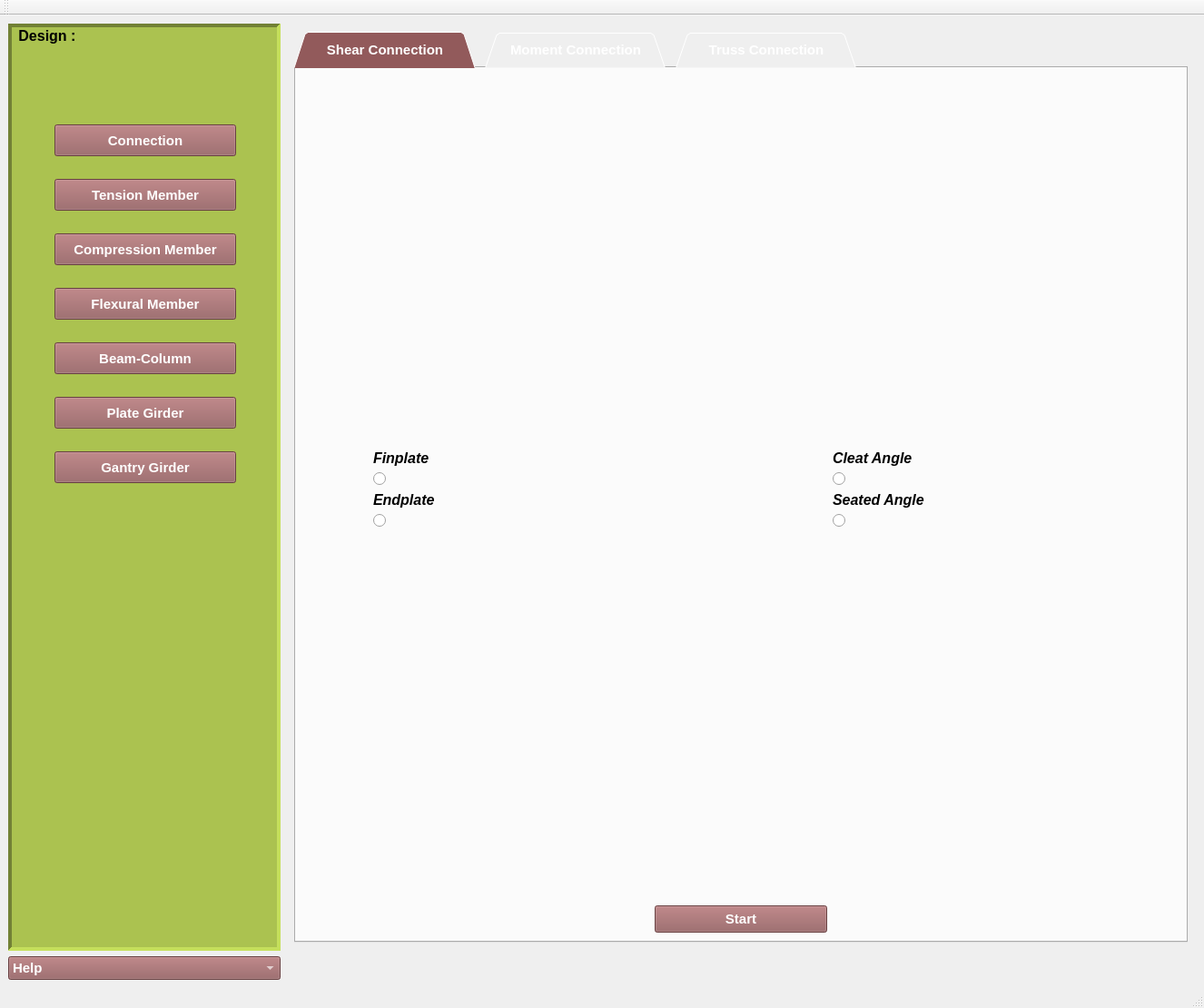
<?xml version="1.0" encoding="UTF-8"?>
<ui version="4.0">
 <class>MainWindow</class>
 <widget class="QMainWindow" name="MainWindow">
  <property name="windowModality">
   <enum>Qt::NonModal</enum>
  </property>
  <property name="geometry">
   <rect>
    <x>0</x>
    <y>0</y>
    <width>1326</width>
    <height>1110</height>
   </rect>
  </property>
  <property name="windowTitle">
   <string>Osdag</string>
  </property>
  <property name="windowIcon">
   <iconset resource="ResourceFiles/osdagMainPageIcons.qrc">
    <normaloff>:/newPrefix/images/Osdag.png</normaloff>:/newPrefix/images/Osdag.png</iconset>
  </property>
  <property name="styleSheet">
   <string notr="true">QWidget::showMaximised()</string>
  </property>
  <widget class="QWidget" name="centralwidget">
   <layout class="QGridLayout" name="gridLayout">
    <item row="0" column="0" colspan="2">
     <widget class="QListWidget" name="myListWidget">
      <property name="minimumSize">
       <size>
        <width>300</width>
        <height>0</height>
       </size>
      </property>
      <property name="palette">
       <palette>
        <active>
         <colorrole role="Button">
          <brush brushstyle="SolidPattern">
           <color alpha="255">
            <red>171</red>
            <green>194</green>
            <blue>80</blue>
           </color>
          </brush>
         </colorrole>
         <colorrole role="Base">
          <brush brushstyle="SolidPattern">
           <color alpha="255">
            <red>171</red>
            <green>194</green>
            <blue>80</blue>
           </color>
          </brush>
         </colorrole>
         <colorrole role="Window">
          <brush brushstyle="SolidPattern">
           <color alpha="255">
            <red>171</red>
            <green>194</green>
            <blue>80</blue>
           </color>
          </brush>
         </colorrole>
         <colorrole role="Highlight">
          <brush brushstyle="SolidPattern">
           <color alpha="255">
            <red>240</red>
            <green>84</green>
            <blue>69</blue>
           </color>
          </brush>
         </colorrole>
        </active>
        <inactive>
         <colorrole role="Button">
          <brush brushstyle="SolidPattern">
           <color alpha="255">
            <red>171</red>
            <green>194</green>
            <blue>80</blue>
           </color>
          </brush>
         </colorrole>
         <colorrole role="Base">
          <brush brushstyle="SolidPattern">
           <color alpha="255">
            <red>171</red>
            <green>194</green>
            <blue>80</blue>
           </color>
          </brush>
         </colorrole>
         <colorrole role="Window">
          <brush brushstyle="SolidPattern">
           <color alpha="255">
            <red>171</red>
            <green>194</green>
            <blue>80</blue>
           </color>
          </brush>
         </colorrole>
         <colorrole role="Highlight">
          <brush brushstyle="SolidPattern">
           <color alpha="255">
            <red>240</red>
            <green>84</green>
            <blue>69</blue>
           </color>
          </brush>
         </colorrole>
        </inactive>
        <disabled>
         <colorrole role="Button">
          <brush brushstyle="SolidPattern">
           <color alpha="255">
            <red>171</red>
            <green>194</green>
            <blue>80</blue>
           </color>
          </brush>
         </colorrole>
         <colorrole role="Base">
          <brush brushstyle="SolidPattern">
           <color alpha="255">
            <red>171</red>
            <green>194</green>
            <blue>80</blue>
           </color>
          </brush>
         </colorrole>
         <colorrole role="Window">
          <brush brushstyle="SolidPattern">
           <color alpha="255">
            <red>171</red>
            <green>194</green>
            <blue>80</blue>
           </color>
          </brush>
         </colorrole>
         <colorrole role="Highlight">
          <brush brushstyle="SolidPattern">
           <color alpha="255">
            <red>240</red>
            <green>240</green>
            <blue>240</blue>
           </color>
          </brush>
         </colorrole>
        </disabled>
       </palette>
      </property>
      <property name="focusPolicy">
       <enum>Qt::NoFocus</enum>
      </property>
      <property name="contextMenuPolicy">
       <enum>Qt::ActionsContextMenu</enum>
      </property>
      <property name="styleSheet">
       <string notr="true">QListWidget
{
background-color: #abc250 ;
}</string>
      </property>
      <property name="frameShape">
       <enum>QFrame::Panel</enum>
      </property>
      <property name="frameShadow">
       <enum>QFrame::Sunken</enum>
      </property>
      <property name="lineWidth">
       <number>4</number>
      </property>
      <property name="midLineWidth">
       <number>2</number>
      </property>
      <item>
       <property name="text">
        <string> Design :</string>
       </property>
       <property name="toolTip">
        <string/>
       </property>
       <property name="font">
        <font>
         <pointsize>12</pointsize>
         <weight>75</weight>
         <bold>true</bold>
        </font>
       </property>
      </item>
     </widget>
    </item>
    <item row="0" column="2">
     <widget class="QStackedWidget" name="myStackedWidget">
      <property name="font">
       <font>
        <pointsize>13</pointsize>
        <italic>false</italic>
       </font>
      </property>
      <property name="frameShape">
       <enum>QFrame::NoFrame</enum>
      </property>
      <property name="frameShadow">
       <enum>QFrame::Plain</enum>
      </property>
      <property name="currentIndex">
       <number>1</number>
      </property>
      <widget class="QWidget" name="Osdagpage">
       <layout class="QGridLayout" name="gridLayout_2">
        <item row="0" column="0" rowspan="2" colspan="2">
         <widget class="QLabel" name="lbl_OsdagHeader">
          <property name="minimumSize">
           <size>
            <width>800</width>
            <height>200</height>
           </size>
          </property>
          <property name="maximumSize">
           <size>
            <width>800</width>
            <height>200</height>
           </size>
          </property>
          <property name="text">
           <string/>
          </property>
          <property name="pixmap">
           <pixmap resource="ResourceFiles/osdagMainPageIcons.qrc">:/newPrefix/images/Osdag_header.png</pixmap>
          </property>
          <property name="scaledContents">
           <bool>true</bool>
          </property>
         </widget>
        </item>
        <item row="1" column="2" rowspan="2">
         <spacer name="verticalSpacer_6">
          <property name="orientation">
           <enum>Qt::Vertical</enum>
          </property>
          <property name="sizeHint" stdset="0">
           <size>
            <width>20</width>
            <height>738</height>
           </size>
          </property>
         </spacer>
        </item>
        <item row="2" column="0">
         <spacer name="verticalSpacer">
          <property name="orientation">
           <enum>Qt::Vertical</enum>
          </property>
          <property name="sizeHint" stdset="0">
           <size>
            <width>20</width>
            <height>646</height>
           </size>
          </property>
         </spacer>
        </item>
        <item row="3" column="0">
         <widget class="QLabel" name="lbl_fosseelogo">
          <property name="minimumSize">
           <size>
            <width>250</width>
            <height>92</height>
           </size>
          </property>
          <property name="maximumSize">
           <size>
            <width>250</width>
            <height>92</height>
           </size>
          </property>
          <property name="text">
           <string/>
          </property>
          <property name="pixmap">
           <pixmap resource="ResourceFiles/osdagMainPageIcons.qrc">:/newPrefix/images/Fossee_logo.png</pixmap>
          </property>
          <property name="scaledContents">
           <bool>true</bool>
          </property>
         </widget>
        </item>
        <item row="3" column="1">
         <spacer name="horizontalSpacer">
          <property name="orientation">
           <enum>Qt::Horizontal</enum>
          </property>
          <property name="sizeHint" stdset="0">
           <size>
            <width>532</width>
            <height>20</height>
           </size>
          </property>
         </spacer>
        </item>
        <item row="3" column="2">
         <widget class="QLabel" name="lbl_iitblogo">
          <property name="sizePolicy">
           <sizepolicy hsizetype="Preferred" vsizetype="Preferred">
            <horstretch>0</horstretch>
            <verstretch>0</verstretch>
           </sizepolicy>
          </property>
          <property name="minimumSize">
           <size>
            <width>100</width>
            <height>100</height>
           </size>
          </property>
          <property name="text">
           <string/>
          </property>
          <property name="pixmap">
           <pixmap resource="ResourceFiles/osdagMainPageIcons.qrc">:/newPrefix/images/logoiitb.png</pixmap>
          </property>
          <property name="scaledContents">
           <bool>false</bool>
          </property>
         </widget>
        </item>
       </layout>
      </widget>
      <widget class="QWidget" name="Connectionpage">
       <layout class="QHBoxLayout" name="horizontalLayout">
        <item>
         <widget class="QTabWidget" name="mytabWidget">
          <property name="sizePolicy">
           <sizepolicy hsizetype="Expanding" vsizetype="Expanding">
            <horstretch>0</horstretch>
            <verstretch>0</verstretch>
           </sizepolicy>
          </property>
          <property name="font">
           <font>
            <family>Arial</family>
            <pointsize>11</pointsize>
            <weight>75</weight>
            <bold>true</bold>
           </font>
          </property>
          <property name="focusPolicy">
           <enum>Qt::ClickFocus</enum>
          </property>
          <property name="styleSheet">
           <string notr="true">QTabBar::tab {
    margin-right: 10;
 }
QTabBar::tab::hover
{
   background-color: #d97f7f;
   color:#000000 ;
}

QTabBar::tab{
height: 40px;
width: 200px;
background-color: #925a5b;
color:#ffffff;
}
QTabBar::tab{
border-top-left-radius: 2px ;
border-top-right-radius: 2px ;
border-bottom-left-radius: 0px ;
border-bottom-right-radius: 0px ;
}
 </string>
          </property>
          <property name="tabShape">
           <enum>QTabWidget::Triangular</enum>
          </property>
          <property name="currentIndex">
           <number>0</number>
          </property>
          <property name="documentMode">
           <bool>false</bool>
          </property>
          <property name="tabsClosable">
           <bool>false</bool>
          </property>
          <property name="movable">
           <bool>false</bool>
          </property>
          <widget class="QWidget" name="tab1_shearconnection">
           <property name="font">
            <font>
             <italic>true</italic>
            </font>
           </property>
           <attribute name="title">
            <string>Shear Connection</string>
           </attribute>
           <layout class="QGridLayout" name="gridLayout_3">
            <item row="0" column="2">
             <spacer name="verticalSpacer_4">
              <property name="orientation">
               <enum>Qt::Vertical</enum>
              </property>
              <property name="sizeHint" stdset="0">
               <size>
                <width>20</width>
                <height>102</height>
               </size>
              </property>
             </spacer>
            </item>
            <item row="0" column="6">
             <spacer name="verticalSpacer_5">
              <property name="orientation">
               <enum>Qt::Vertical</enum>
              </property>
              <property name="sizeHint" stdset="0">
               <size>
                <width>20</width>
                <height>102</height>
               </size>
              </property>
             </spacer>
            </item>
            <item row="1" column="0">
             <spacer name="horizontalSpacer_2">
              <property name="orientation">
               <enum>Qt::Horizontal</enum>
              </property>
              <property name="sizeHint" stdset="0">
               <size>
                <width>87</width>
                <height>20</height>
               </size>
              </property>
             </spacer>
            </item>
            <item row="1" column="1" colspan="3">
             <layout class="QVBoxLayout" name="verticalLayout">
              <item>
               <widget class="QLabel" name="label_2">
                <property name="font">
                 <font>
                  <family>Arial</family>
                  <pointsize>12</pointsize>
                  <weight>75</weight>
                  <bold>true</bold>
                 </font>
                </property>
                <property name="toolTip">
                 <string>Shift+F</string>
                </property>
                <property name="text">
                 <string>Finplate</string>
                </property>
               </widget>
              </item>
              <item>
               <widget class="QRadioButton" name="rdbtn_finplate">
                <property name="font">
                 <font>
                  <family>Arial</family>
                  <pointsize>12</pointsize>
                  <weight>75</weight>
                  <italic>false</italic>
                  <bold>true</bold>
                  <strikeout>false</strikeout>
                 </font>
                </property>
                <property name="focusPolicy">
                 <enum>Qt::TabFocus</enum>
                </property>
                <property name="layoutDirection">
                 <enum>Qt::LeftToRight</enum>
                </property>
                <property name="text">
                 <string/>
                </property>
                <property name="icon">
                 <iconset>
                  <normaloff>ResourceFiles/images/finplate.png</normaloff>ResourceFiles/images/finplate.png</iconset>
                </property>
                <property name="iconSize">
                 <size>
                  <width>300</width>
                  <height>300</height>
                 </size>
                </property>
                <property name="shortcut">
                 <string>Shift+F</string>
                </property>
                <property name="checkable">
                 <bool>true</bool>
                </property>
               </widget>
              </item>
             </layout>
            </item>
            <item row="1" column="4">
             <spacer name="horizontalSpacer_3">
              <property name="orientation">
               <enum>Qt::Horizontal</enum>
              </property>
              <property name="sizeHint" stdset="0">
               <size>
                <width>175</width>
                <height>20</height>
               </size>
              </property>
             </spacer>
            </item>
            <item row="1" column="5" colspan="3">
             <layout class="QVBoxLayout" name="verticalLayout_2">
              <item>
               <widget class="QLabel" name="label_3">
                <property name="font">
                 <font>
                  <family>Arial</family>
                  <pointsize>12</pointsize>
                  <weight>75</weight>
                  <bold>true</bold>
                 </font>
                </property>
                <property name="toolTip">
                 <string>Shift+C</string>
                </property>
                <property name="text">
                 <string>Cleat Angle</string>
                </property>
               </widget>
              </item>
              <item>
               <widget class="QRadioButton" name="rdbtn_cleat">
                <property name="font">
                 <font>
                  <family>Arial</family>
                  <pointsize>12</pointsize>
                  <weight>75</weight>
                  <italic>false</italic>
                  <bold>true</bold>
                  <underline>false</underline>
                  <strikeout>false</strikeout>
                 </font>
                </property>
                <property name="focusPolicy">
                 <enum>Qt::TabFocus</enum>
                </property>
                <property name="layoutDirection">
                 <enum>Qt::LeftToRight</enum>
                </property>
                <property name="styleSheet">
                 <string notr="true">QRadioButton </string>
                </property>
                <property name="text">
                 <string/>
                </property>
                <property name="icon">
                 <iconset>
                  <normaloff>ResourceFiles/images/cleatAngle.png</normaloff>ResourceFiles/images/cleatAngle.png</iconset>
                </property>
                <property name="iconSize">
                 <size>
                  <width>300</width>
                  <height>300</height>
                 </size>
                </property>
                <property name="shortcut">
                 <string>Shift+C</string>
                </property>
               </widget>
              </item>
             </layout>
            </item>
            <item row="1" column="8">
             <spacer name="horizontalSpacer_8">
              <property name="orientation">
               <enum>Qt::Horizontal</enum>
              </property>
              <property name="sizeHint" stdset="0">
               <size>
                <width>87</width>
                <height>20</height>
               </size>
              </property>
             </spacer>
            </item>
            <item row="2" column="0">
             <spacer name="horizontalSpacer_4">
              <property name="orientation">
               <enum>Qt::Horizontal</enum>
              </property>
              <property name="sizeHint" stdset="0">
               <size>
                <width>87</width>
                <height>20</height>
               </size>
              </property>
             </spacer>
            </item>
            <item row="2" column="1" colspan="3">
             <layout class="QVBoxLayout" name="verticalLayout_3">
              <item>
               <widget class="QLabel" name="label_4">
                <property name="font">
                 <font>
                  <family>Arial</family>
                  <pointsize>12</pointsize>
                  <weight>75</weight>
                  <bold>true</bold>
                 </font>
                </property>
                <property name="toolTip">
                 <string>Shift+E</string>
                </property>
                <property name="text">
                 <string>Endplate</string>
                </property>
               </widget>
              </item>
              <item>
               <widget class="QRadioButton" name="rdbtn_endplate">
                <property name="font">
                 <font>
                  <family>Arial</family>
                  <pointsize>12</pointsize>
                  <weight>75</weight>
                  <italic>false</italic>
                  <bold>true</bold>
                 </font>
                </property>
                <property name="focusPolicy">
                 <enum>Qt::TabFocus</enum>
                </property>
                <property name="layoutDirection">
                 <enum>Qt::LeftToRight</enum>
                </property>
                <property name="text">
                 <string/>
                </property>
                <property name="icon">
                 <iconset>
                  <normaloff>ResourceFiles/images/endplate.png</normaloff>ResourceFiles/images/endplate.png</iconset>
                </property>
                <property name="iconSize">
                 <size>
                  <width>300</width>
                  <height>300</height>
                 </size>
                </property>
                <property name="shortcut">
                 <string>Shift+E</string>
                </property>
               </widget>
              </item>
             </layout>
            </item>
            <item row="2" column="4">
             <spacer name="horizontalSpacer_5">
              <property name="orientation">
               <enum>Qt::Horizontal</enum>
              </property>
              <property name="sizeHint" stdset="0">
               <size>
                <width>175</width>
                <height>20</height>
               </size>
              </property>
             </spacer>
            </item>
            <item row="2" column="5" colspan="3">
             <layout class="QVBoxLayout" name="verticalLayout_4">
              <item>
               <widget class="QLabel" name="label_5">
                <property name="font">
                 <font>
                  <family>Arial</family>
                  <pointsize>12</pointsize>
                  <weight>75</weight>
                  <bold>true</bold>
                 </font>
                </property>
                <property name="toolTip">
                 <string>Shift+S</string>
                </property>
                <property name="text">
                 <string>Seated Angle</string>
                </property>
               </widget>
              </item>
              <item>
               <widget class="QRadioButton" name="rdbtn_seat">
                <property name="focusPolicy">
                 <enum>Qt::TabFocus</enum>
                </property>
                <property name="text">
                 <string/>
                </property>
                <property name="icon">
                 <iconset resource="ResourceFiles/osdagMainPageIcons.qrc">
                  <normaloff>:/newPrefix/images/seatedAngle1.png</normaloff>:/newPrefix/images/seatedAngle1.png</iconset>
                </property>
                <property name="iconSize">
                 <size>
                  <width>300</width>
                  <height>300</height>
                 </size>
                </property>
                <property name="shortcut">
                 <string>Shift+S</string>
                </property>
               </widget>
              </item>
             </layout>
            </item>
            <item row="2" column="8">
             <spacer name="horizontalSpacer_9">
              <property name="orientation">
               <enum>Qt::Horizontal</enum>
              </property>
              <property name="sizeHint" stdset="0">
               <size>
                <width>87</width>
                <height>20</height>
               </size>
              </property>
             </spacer>
            </item>
            <item row="3" column="1">
             <spacer name="verticalSpacer_2">
              <property name="orientation">
               <enum>Qt::Vertical</enum>
              </property>
              <property name="sizeHint" stdset="0">
               <size>
                <width>20</width>
                <height>102</height>
               </size>
              </property>
             </spacer>
            </item>
            <item row="3" column="7">
             <spacer name="verticalSpacer_3">
              <property name="orientation">
               <enum>Qt::Vertical</enum>
              </property>
              <property name="sizeHint" stdset="0">
               <size>
                <width>20</width>
                <height>102</height>
               </size>
              </property>
             </spacer>
            </item>
            <item row="4" column="3">
             <spacer name="horizontalSpacer_6">
              <property name="orientation">
               <enum>Qt::Horizontal</enum>
              </property>
              <property name="sizeHint" stdset="0">
               <size>
                <width>262</width>
                <height>20</height>
               </size>
              </property>
             </spacer>
            </item>
            <item row="4" column="4">
             <widget class="QPushButton" name="btn_start">
              <property name="minimumSize">
               <size>
                <width>190</width>
                <height>30</height>
               </size>
              </property>
              <property name="maximumSize">
               <size>
                <width>190</width>
                <height>30</height>
               </size>
              </property>
              <property name="font">
               <font>
                <family>Arial</family>
                <pointsize>11</pointsize>
                <weight>75</weight>
                <bold>true</bold>
               </font>
              </property>
              <property name="focusPolicy">
               <enum>Qt::TabFocus</enum>
              </property>
              <property name="toolTip">
               <string>Enter</string>
              </property>
              <property name="styleSheet">
               <string notr="true">QPushButton::hover
{
   background-color: #d97f7f;
   color:#000000 ;
}

QPushButton
{
background-color: #925a5b;
color:#ffffff;
}</string>
              </property>
              <property name="text">
               <string>Start</string>
              </property>
              <property name="shortcut">
               <string>Return</string>
              </property>
              <property name="checkable">
               <bool>false</bool>
              </property>
              <property name="autoExclusive">
               <bool>false</bool>
              </property>
              <property name="autoDefault">
               <bool>true</bool>
              </property>
             </widget>
            </item>
            <item row="4" column="5">
             <spacer name="horizontalSpacer_7">
              <property name="orientation">
               <enum>Qt::Horizontal</enum>
              </property>
              <property name="sizeHint" stdset="0">
               <size>
                <width>262</width>
                <height>20</height>
               </size>
              </property>
             </spacer>
            </item>
           </layout>
          </widget>
          <widget class="QWidget" name="tab2_momentconnection">
           <property name="layoutDirection">
            <enum>Qt::RightToLeft</enum>
           </property>
           <attribute name="title">
            <string>Moment Connection</string>
           </attribute>
           <attribute name="whatsThis">
            <string>This connection is under development</string>
           </attribute>
          </widget>
          <widget class="QWidget" name="tab3_trussconnection">
           <attribute name="title">
            <string>Truss Connection</string>
           </attribute>
          </widget>
         </widget>
        </item>
       </layout>
      </widget>
      <widget class="QWidget" name="tensionpage">
       <widget class="QLabel" name="label">
        <property name="geometry">
         <rect>
          <x>350</x>
          <y>260</y>
          <width>271</width>
          <height>111</height>
         </rect>
        </property>
        <property name="font">
         <font>
          <pointsize>19</pointsize>
          <weight>75</weight>
          <bold>true</bold>
          <underline>true</underline>
         </font>
        </property>
        <property name="text">
         <string>Coming Soon ...</string>
        </property>
       </widget>
      </widget>
      <widget class="QWidget" name="page"/>
     </widget>
    </item>
    <item row="1" column="0" colspan="2">
     <widget class="QComboBox" name="comboBox_help">
      <property name="palette">
       <palette>
        <active>
         <colorrole role="WindowText">
          <brush brushstyle="SolidPattern">
           <color alpha="255">
            <red>255</red>
            <green>255</green>
            <blue>255</blue>
           </color>
          </brush>
         </colorrole>
         <colorrole role="Button">
          <brush brushstyle="SolidPattern">
           <color alpha="255">
            <red>146</red>
            <green>90</green>
            <blue>91</blue>
           </color>
          </brush>
         </colorrole>
         <colorrole role="Text">
          <brush brushstyle="SolidPattern">
           <color alpha="255">
            <red>255</red>
            <green>255</green>
            <blue>255</blue>
           </color>
          </brush>
         </colorrole>
         <colorrole role="ButtonText">
          <brush brushstyle="SolidPattern">
           <color alpha="255">
            <red>255</red>
            <green>255</green>
            <blue>255</blue>
           </color>
          </brush>
         </colorrole>
         <colorrole role="Base">
          <brush brushstyle="SolidPattern">
           <color alpha="255">
            <red>146</red>
            <green>90</green>
            <blue>91</blue>
           </color>
          </brush>
         </colorrole>
         <colorrole role="Window">
          <brush brushstyle="SolidPattern">
           <color alpha="255">
            <red>146</red>
            <green>90</green>
            <blue>91</blue>
           </color>
          </brush>
         </colorrole>
         <colorrole role="Highlight">
          <brush brushstyle="SolidPattern">
           <color alpha="255">
            <red>146</red>
            <green>90</green>
            <blue>91</blue>
           </color>
          </brush>
         </colorrole>
        </active>
        <inactive>
         <colorrole role="WindowText">
          <brush brushstyle="SolidPattern">
           <color alpha="255">
            <red>255</red>
            <green>255</green>
            <blue>255</blue>
           </color>
          </brush>
         </colorrole>
         <colorrole role="Button">
          <brush brushstyle="SolidPattern">
           <color alpha="255">
            <red>146</red>
            <green>90</green>
            <blue>91</blue>
           </color>
          </brush>
         </colorrole>
         <colorrole role="Text">
          <brush brushstyle="SolidPattern">
           <color alpha="255">
            <red>255</red>
            <green>255</green>
            <blue>255</blue>
           </color>
          </brush>
         </colorrole>
         <colorrole role="ButtonText">
          <brush brushstyle="SolidPattern">
           <color alpha="255">
            <red>255</red>
            <green>255</green>
            <blue>255</blue>
           </color>
          </brush>
         </colorrole>
         <colorrole role="Base">
          <brush brushstyle="SolidPattern">
           <color alpha="255">
            <red>146</red>
            <green>90</green>
            <blue>91</blue>
           </color>
          </brush>
         </colorrole>
         <colorrole role="Window">
          <brush brushstyle="SolidPattern">
           <color alpha="255">
            <red>146</red>
            <green>90</green>
            <blue>91</blue>
           </color>
          </brush>
         </colorrole>
         <colorrole role="Highlight">
          <brush brushstyle="SolidPattern">
           <color alpha="255">
            <red>146</red>
            <green>90</green>
            <blue>91</blue>
           </color>
          </brush>
         </colorrole>
        </inactive>
        <disabled>
         <colorrole role="WindowText">
          <brush brushstyle="SolidPattern">
           <color alpha="255">
            <red>255</red>
            <green>255</green>
            <blue>255</blue>
           </color>
          </brush>
         </colorrole>
         <colorrole role="Button">
          <brush brushstyle="SolidPattern">
           <color alpha="255">
            <red>146</red>
            <green>90</green>
            <blue>91</blue>
           </color>
          </brush>
         </colorrole>
         <colorrole role="Text">
          <brush brushstyle="SolidPattern">
           <color alpha="255">
            <red>255</red>
            <green>255</green>
            <blue>255</blue>
           </color>
          </brush>
         </colorrole>
         <colorrole role="ButtonText">
          <brush brushstyle="SolidPattern">
           <color alpha="255">
            <red>255</red>
            <green>255</green>
            <blue>255</blue>
           </color>
          </brush>
         </colorrole>
         <colorrole role="Base">
          <brush brushstyle="SolidPattern">
           <color alpha="255">
            <red>146</red>
            <green>90</green>
            <blue>91</blue>
           </color>
          </brush>
         </colorrole>
         <colorrole role="Window">
          <brush brushstyle="SolidPattern">
           <color alpha="255">
            <red>146</red>
            <green>90</green>
            <blue>91</blue>
           </color>
          </brush>
         </colorrole>
         <colorrole role="Highlight">
          <brush brushstyle="SolidPattern">
           <color alpha="255">
            <red>0</red>
            <green>120</green>
            <blue>215</blue>
           </color>
          </brush>
         </colorrole>
        </disabled>
       </palette>
      </property>
      <property name="font">
       <font>
        <family>Arial</family>
        <pointsize>11</pointsize>
        <weight>75</weight>
        <bold>true</bold>
        <kerning>true</kerning>
       </font>
      </property>
      <property name="focusPolicy">
       <enum>Qt::StrongFocus</enum>
      </property>
      <property name="autoFillBackground">
       <bool>false</bool>
      </property>
      <property name="styleSheet">
       <string notr="true">QComboBox::hover
{
   background-color: #d97f7f;
   color:#000000 ;
}

QComboBox
{
background-color: #925a5b;
color:#ffffff;
}

</string>
      </property>
      <property name="currentIndex">
       <number>0</number>
      </property>
      <property name="frame">
       <bool>true</bool>
      </property>
      <item>
       <property name="text">
        <string>Help</string>
       </property>
      </item>
      <item>
       <property name="text">
        <string>Video Tutorials</string>
       </property>
      </item>
      <item>
       <property name="text">
        <string>Sample Design Report</string>
       </property>
      </item>
      <item>
       <property name="text">
        <string>Sample Problems</string>
       </property>
      </item>
      <item>
       <property name="text">
        <string>Ask Us a Question</string>
       </property>
      </item>
      <item>
       <property name="text">
        <string>About Osdag</string>
       </property>
      </item>
     </widget>
    </item>
   </layout>
   <widget class="QPushButton" name="btn_connection">
    <property name="geometry">
     <rect>
      <x>60</x>
      <y>120</y>
      <width>200</width>
      <height>35</height>
     </rect>
    </property>
    <property name="font">
     <font>
      <family>Arial</family>
      <pointsize>11</pointsize>
      <weight>75</weight>
      <bold>true</bold>
     </font>
    </property>
    <property name="mouseTracking">
     <bool>false</bool>
    </property>
    <property name="focusPolicy">
     <enum>Qt::StrongFocus</enum>
    </property>
    <property name="contextMenuPolicy">
     <enum>Qt::ActionsContextMenu</enum>
    </property>
    <property name="toolTip">
     <string>Ctrl+Shift+C</string>
    </property>
    <property name="styleSheet">
     <string notr="true">QPushButton::hover
{
   background-color: #d97f7f;
   color:#000000 ;
}

QPushButton
{
background-color: #925a5b;
color:#ffffff;
}
</string>
    </property>
    <property name="text">
     <string>Connection</string>
    </property>
    <property name="shortcut">
     <string>Ctrl+Shift+C</string>
    </property>
    <property name="autoDefault">
     <bool>true</bool>
    </property>
    <property name="default">
     <bool>false</bool>
    </property>
   </widget>
   <widget class="QPushButton" name="btn_tension">
    <property name="geometry">
     <rect>
      <x>60</x>
      <y>180</y>
      <width>200</width>
      <height>35</height>
     </rect>
    </property>
    <property name="font">
     <font>
      <family>Arial</family>
      <pointsize>11</pointsize>
      <weight>75</weight>
      <bold>true</bold>
     </font>
    </property>
    <property name="toolTip">
     <string>Ctrl+Shift+T</string>
    </property>
    <property name="styleSheet">
     <string notr="true">QPushButton::hover
{
   background-color: #d97f7f;
   color:#000000 ;
}

QPushButton
{
background-color: #925a5b;
color:#ffffff;
}
</string>
    </property>
    <property name="text">
     <string>Tension Member</string>
    </property>
    <property name="shortcut">
     <string>Ctrl+Shift+T</string>
    </property>
    <property name="autoDefault">
     <bool>true</bool>
    </property>
   </widget>
   <widget class="QPushButton" name="btn_compression">
    <property name="geometry">
     <rect>
      <x>60</x>
      <y>240</y>
      <width>200</width>
      <height>35</height>
     </rect>
    </property>
    <property name="font">
     <font>
      <family>Arial</family>
      <pointsize>11</pointsize>
      <weight>75</weight>
      <bold>true</bold>
     </font>
    </property>
    <property name="toolTip">
     <string>Ctrl+Shift+M</string>
    </property>
    <property name="styleSheet">
     <string notr="true">QPushButton::hover
{
   background-color: #d97f7f;
   color:#000000 ;
}

QPushButton
{
background-color: #925a5b;
color:#ffffff;
}
</string>
    </property>
    <property name="text">
     <string>Compression Member</string>
    </property>
    <property name="shortcut">
     <string>Ctrl+Shift+M</string>
    </property>
    <property name="autoDefault">
     <bool>true</bool>
    </property>
   </widget>
   <widget class="QPushButton" name="btn_flexural">
    <property name="geometry">
     <rect>
      <x>60</x>
      <y>300</y>
      <width>200</width>
      <height>35</height>
     </rect>
    </property>
    <property name="font">
     <font>
      <family>Arial</family>
      <pointsize>11</pointsize>
      <weight>75</weight>
      <bold>true</bold>
     </font>
    </property>
    <property name="toolTip">
     <string>Ctrl+Shift+F</string>
    </property>
    <property name="styleSheet">
     <string notr="true">QPushButton::hover
{
   background-color: #d97f7f;
   color:#000000 ;
}

QPushButton
{
background-color: #925a5b;
color:#ffffff;
}</string>
    </property>
    <property name="text">
     <string>Flexural Member</string>
    </property>
    <property name="shortcut">
     <string>Ctrl+Shift+F</string>
    </property>
    <property name="autoDefault">
     <bool>true</bool>
    </property>
   </widget>
   <widget class="QPushButton" name="btn_beamCol">
    <property name="geometry">
     <rect>
      <x>60</x>
      <y>360</y>
      <width>200</width>
      <height>35</height>
     </rect>
    </property>
    <property name="font">
     <font>
      <family>Arial</family>
      <pointsize>11</pointsize>
      <weight>75</weight>
      <bold>true</bold>
     </font>
    </property>
    <property name="toolTip">
     <string>Ctrl+Shift+B</string>
    </property>
    <property name="styleSheet">
     <string notr="true">QPushButton::hover
{
   background-color: #d97f7f;
   color:#000000 ;
}

QPushButton
{
background-color: #925a5b;
color:#ffffff;
}</string>
    </property>
    <property name="text">
     <string>Beam-Column</string>
    </property>
    <property name="shortcut">
     <string>Ctrl+Shift+B</string>
    </property>
    <property name="autoDefault">
     <bool>true</bool>
    </property>
   </widget>
   <widget class="QPushButton" name="btn_plate">
    <property name="geometry">
     <rect>
      <x>60</x>
      <y>420</y>
      <width>200</width>
      <height>35</height>
     </rect>
    </property>
    <property name="font">
     <font>
      <family>Arial</family>
      <pointsize>11</pointsize>
      <weight>75</weight>
      <bold>true</bold>
     </font>
    </property>
    <property name="toolTip">
     <string>Ctrl+Shift+P</string>
    </property>
    <property name="styleSheet">
     <string notr="true">QPushButton::hover
{
   background-color: #d97f7f;
   color:#000000 ;
}

QPushButton
{
background-color: #925a5b;
color:#ffffff;
}</string>
    </property>
    <property name="text">
     <string>Plate Girder</string>
    </property>
    <property name="shortcut">
     <string>Ctrl+Shift+P</string>
    </property>
    <property name="autoDefault">
     <bool>true</bool>
    </property>
   </widget>
   <widget class="QPushButton" name="btn_gantry">
    <property name="geometry">
     <rect>
      <x>60</x>
      <y>480</y>
      <width>200</width>
      <height>35</height>
     </rect>
    </property>
    <property name="font">
     <font>
      <family>Arial</family>
      <pointsize>11</pointsize>
      <weight>75</weight>
      <bold>true</bold>
     </font>
    </property>
    <property name="toolTip">
     <string>Ctrl+Shift+G</string>
    </property>
    <property name="styleSheet">
     <string notr="true">QPushButton::hover
{
   background-color: #d97f7f;
   color:#000000 ;
}

QPushButton
{
background-color: #925a5b;
color:#ffffff;
}</string>
    </property>
    <property name="text">
     <string>Gantry Girder</string>
    </property>
    <property name="shortcut">
     <string>Ctrl+Shift+G</string>
    </property>
    <property name="autoDefault">
     <bool>true</bool>
    </property>
   </widget>
   <zorder>myListWidget</zorder>
   <zorder>myStackedWidget</zorder>
   <zorder>btn_connection</zorder>
   <zorder>btn_tension</zorder>
   <zorder>btn_compression</zorder>
   <zorder>btn_flexural</zorder>
   <zorder>btn_beamCol</zorder>
   <zorder>btn_plate</zorder>
   <zorder>btn_gantry</zorder>
   <zorder>comboBox_help</zorder>
  </widget>
  <widget class="QMenuBar" name="menubar">
   <property name="geometry">
    <rect>
     <x>0</x>
     <y>0</y>
     <width>1326</width>
     <height>26</height>
    </rect>
   </property>
  </widget>
  <widget class="QStatusBar" name="statusbar"/>
  <widget class="QToolBar" name="toolBar">
   <property name="windowTitle">
    <string>toolBar</string>
   </property>
   <attribute name="toolBarArea">
    <enum>TopToolBarArea</enum>
   </attribute>
   <attribute name="toolBarBreak">
    <bool>false</bool>
   </attribute>
  </widget>
 </widget>
 <tabstops>
  <tabstop>btn_connection</tabstop>
  <tabstop>btn_tension</tabstop>
  <tabstop>btn_compression</tabstop>
  <tabstop>btn_flexural</tabstop>
  <tabstop>btn_beamCol</tabstop>
  <tabstop>btn_plate</tabstop>
  <tabstop>btn_gantry</tabstop>
  <tabstop>comboBox_help</tabstop>
  <tabstop>rdbtn_seat</tabstop>
  <tabstop>rdbtn_finplate</tabstop>
  <tabstop>rdbtn_cleat</tabstop>
  <tabstop>rdbtn_endplate</tabstop>
  <tabstop>btn_start</tabstop>
 </tabstops>
 <resources>
  <include location="ResourceFiles/osdagMainPageIcons.qrc"/>
 </resources>
 <connections/>
</ui>
